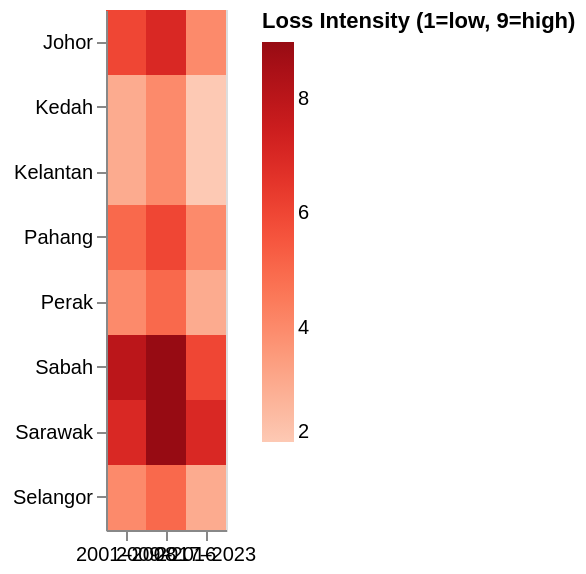

Vega-Lite specification for this chart:
### Vega-Lite specification from a JSON file in a GitHub repository (floating-point values rounded to 4 significant figures)
{"$schema": "https://vega.github.io/schema/vega-lite/v5.json", "description": "Relative tree cover loss intensity by Malaysian state across three time periods (1=low, 9=high). Source: Global Forest Watch 2024.", "data": {"values": [{"state": "Sabah", "period": "2001–2008", "loss": 8}, {"state": "Sabah", "period": "2009–2016", "loss": 9}, {"state": "Sabah", "period": "2017–2023", "loss": 6}, {"state": "Sarawak", "period": "2001–2008", "loss": 7}, {"state": "Sarawak", "period": "2009–2016", "loss": 9}, {"state": "Sarawak", "period": "2017–2023", "loss": 7}, {"state": "Pahang", "period": "2001–2008", "loss": 5}, {"state": "Pahang", "period": "2009–2016", "loss": 6}, {"state": "Pahang", "period": "2017–2023", "loss": 4}, {"state": "Johor", "period": "2001–2008", "loss": 6}, {"state": "Johor", "period": "2009–2016", "loss": 7}, {"state": "Johor", "period": "2017–2023", "loss": 4}, {"state": "Perak", "period": "2001–2008", "loss": 4}, {"state": "Perak", "period": "2009–2016", "loss": 5}, {"state": "Perak", "period": "2017–2023", "loss": 3}, {"state": "Selangor", "period": "2001–2008", "loss": 4}, {"state": "Selangor", "period": "2009–2016", "loss": 5}, {"state": "Selangor", "period": "2017–2023", "loss": 3}, {"state": "Kelantan", "period": "2001–2008", "loss": 3}, {"state": "Kelantan", "period": "2009–2016", "loss": 4}, {"state": "Kelantan", "period": "2017–2023", "loss": 2}, {"state": "Kedah", "period": "2001–2008", "loss": 3}, {"state": "Kedah", "period": "2009–2016", "loss": 4}, {"state": "Kedah", "period": "2017–2023", "loss": 2}]}, "mark": {"type": "rect"}, "width": "container", "height": 260, "encoding": {"x": {"field": "period", "type": "ordinal", "axis": {"title": null, "labelAngle": 0}}, "y": {"field": "state", "type": "nominal", "axis": {"title": null}}, "color": {"field": "loss", "type": "quantitative", "scale": {"scheme": "reds"}, "legend": {"title": "Loss Intensity\n(1=low, 9=high)"}}, "tooltip": [{"field": "state"}, {"field": "period"}, {"field": "loss", "title": "Relative Loss Intensity"}]}}
